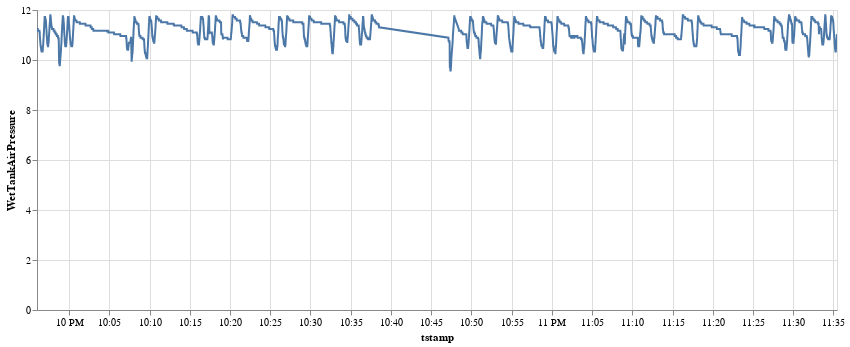

Notebook cell for this chart:
### Code cell
import altair as alt

start = 26000 + 5000 * 2
chart = alt.Chart(DATA_369.iloc[start:start + 5000].reset_index()).mark_line().encode(
    x='tstamp',
    y='WetTankAirPressure'
).properties(
    width=800
).interactive()

chart

### Figure 1 — Vega-Lite specification as saved in the notebook (floating-point values rounded to 4 significant figures; data arrays with more than 128 entries replaced by an {"elided": "..."} marker saying what was removed)
{"config": {"view": {"continuousWidth": 300, "continuousHeight": 300}}, "data": {"name": "data-51f6c0d52571291178421e39b112cb42"}, "mark": {"type": "line"}, "encoding": {"x": {"field": "tstamp", "type": "temporal"}, "y": {"field": "WetTankAirPressure", "type": "quantitative"}}, "params": [{"name": "param_1", "select": {"type": "interval", "encodings": ["x", "y"]}, "bind": "scales"}], "width": 800, "$schema": "https://vega.github.io/schema/vega-lite/v5.8.0.json", "datasets": {"data-51f6c0d52571291178421e39b112cb42": {"elided": "5000 records"}}}
